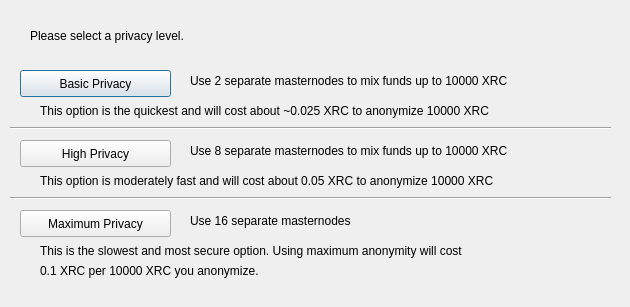
<?xml version="1.0" encoding="UTF-8"?>
<ui version="4.0">
 <class>ObfuscationConfig</class>
 <widget class="QDialog" name="ObfuscationConfig">
  <property name="geometry">
   <rect>
    <x>0</x>
    <y>0</y>
    <width>630</width>
    <height>307</height>
   </rect>
  </property>
  <property name="windowTitle">
   <string>Configure Obfuscation</string>
  </property>
  <widget class="QPushButton" name="buttonBasic">
   <property name="geometry">
    <rect>
     <x>20</x>
     <y>70</y>
     <width>151</width>
     <height>27</height>
    </rect>
   </property>
   <property name="text">
    <string>Basic Privacy</string>
   </property>
  </widget>
  <widget class="QPushButton" name="buttonHigh">
   <property name="geometry">
    <rect>
     <x>20</x>
     <y>140</y>
     <width>151</width>
     <height>27</height>
    </rect>
   </property>
   <property name="text">
    <string>High Privacy</string>
   </property>
  </widget>
  <widget class="QPushButton" name="buttonMax">
   <property name="geometry">
    <rect>
     <x>20</x>
     <y>210</y>
     <width>151</width>
     <height>27</height>
    </rect>
   </property>
   <property name="text">
    <string>Maximum Privacy</string>
   </property>
  </widget>
  <widget class="QLabel" name="label">
   <property name="geometry">
    <rect>
     <x>30</x>
     <y>20</y>
     <width>571</width>
     <height>31</height>
    </rect>
   </property>
   <property name="text">
    <string>Please select a privacy level.</string>
   </property>
  </widget>
  <widget class="QLabel" name="label_2">
   <property name="geometry">
    <rect>
     <x>190</x>
     <y>70</y>
     <width>421</width>
     <height>21</height>
    </rect>
   </property>
   <property name="text">
    <string>Use 2 separate masternodes to mix funds up to 10000 XRC</string>
   </property>
  </widget>
  <widget class="QLabel" name="label_3">
   <property name="geometry">
    <rect>
     <x>190</x>
     <y>140</y>
     <width>411</width>
     <height>21</height>
    </rect>
   </property>
   <property name="text">
    <string>Use 8 separate masternodes to mix funds up to 10000 XRC</string>
   </property>
  </widget>
  <widget class="QLabel" name="label_4">
   <property name="geometry">
    <rect>
     <x>190</x>
     <y>210</y>
     <width>421</width>
     <height>21</height>
    </rect>
   </property>
   <property name="text">
    <string>Use 16 separate masternodes</string>
   </property>
  </widget>
  <widget class="QLabel" name="label_6">
   <property name="geometry">
    <rect>
     <x>40</x>
     <y>100</y>
     <width>561</width>
     <height>21</height>
    </rect>
   </property>
   <property name="text">
    <string>This option is the quickest and will cost about ~0.025 XRC to anonymize 10000 XRC</string>
   </property>
  </widget>
  <widget class="QLabel" name="label_7">
   <property name="geometry">
    <rect>
     <x>40</x>
     <y>170</y>
     <width>561</width>
     <height>21</height>
    </rect>
   </property>
   <property name="text">
    <string>This option is moderately fast and will cost about 0.05 XRC to anonymize 10000 XRC</string>
   </property>
  </widget>
  <widget class="QLabel" name="label_8">
   <property name="geometry">
    <rect>
     <x>40</x>
     <y>240</y>
     <width>561</width>
     <height>21</height>
    </rect>
   </property>
   <property name="text">
    <string>This is the slowest and most secure option. Using maximum anonymity will cost</string>
   </property>
  </widget>
  <widget class="QLabel" name="label_9">
   <property name="geometry">
    <rect>
     <x>40</x>
     <y>260</y>
     <width>561</width>
     <height>21</height>
    </rect>
   </property>
   <property name="text">
    <string>0.1 XRC per 10000 XRC you anonymize.</string>
   </property>
  </widget>
  <widget class="Line" name="line">
   <property name="geometry">
    <rect>
     <x>10</x>
     <y>120</y>
     <width>601</width>
     <height>16</height>
    </rect>
   </property>
   <property name="orientation">
    <enum>Qt::Horizontal</enum>
   </property>
  </widget>
  <widget class="Line" name="line_2">
   <property name="geometry">
    <rect>
     <x>10</x>
     <y>190</y>
     <width>601</width>
     <height>16</height>
    </rect>
   </property>
   <property name="orientation">
    <enum>Qt::Horizontal</enum>
   </property>
  </widget>
 </widget>
 <resources/>
 <connections/>
</ui>
